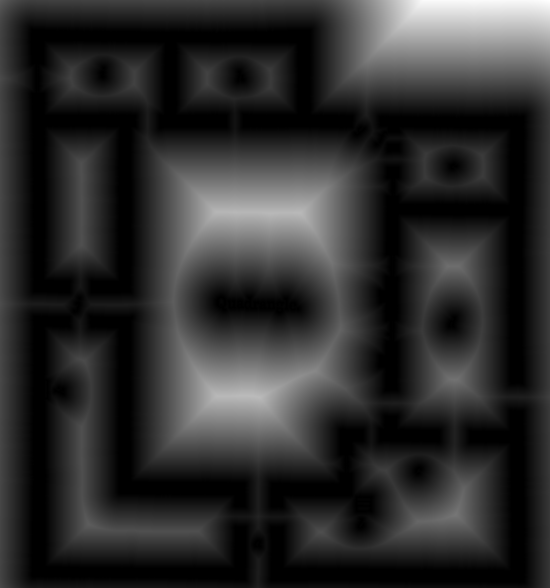
#> input picture Path Planning/4_2_distance_transform.png, 1100 x 1175 px (shown at 1/2 size)
$ python Path.py   (Python 2 division)
#> lines starting #> are read from the running program, lines starting #| are printed output that depends on the picture; after the words box and inside, x2 and y2 are one past the last pixel; in counts of white or black regions, pixels touching at a corner belong together
import numpy as np
import cv2
from PIL import Image
import math
# Path that we have is not a having a 10 pixels accuracy but it can be created given a distance transform
#and converting it into a map having distance less than 10 pixels as an obstacles and then moving on the path
#here in this case initial point is (144,144) and thne final point is (811,920) as the point given in the question
#is an obstacle we have a solution
map = Image.open('4_2_distance_transform.png',);
#> map is the input picture: PIL image 1100x1175 RGBA; mean R, G, B, A 45.7, 45.7, 45.7, 255
map= np.asarray(map);
R,C = np.shape(map[:,:,0]);
#> R = 1175; C = 1100
print R,C
#| 1175 1100
map_new = np.zeros((R+1,C+1));
map_check =255* np.ones((R+1,C+1));
map1= np.zeros((R,C));
for i in range(R):
	for j in range(C):
		print i,j
		if (map[i,j,0] <= 10):
			map1[i,j] = 255;
		else :
			map1[i,j] = 0;
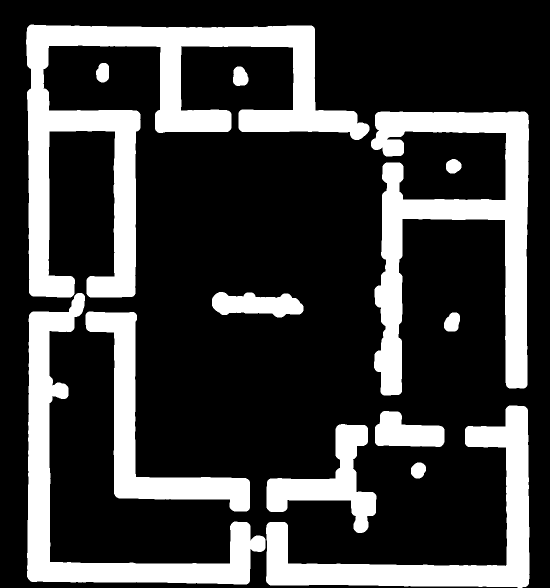
#> map1: shape (1175, 1100) float64 (shown at 1/2 size); 24.6% white; 13 white regions, largest, box (x1, y1, x2, y2) and area: (52, 49, 739, 595) 98555, (742, 223, 1058, 791) 65109, (54, 586, 531, 1169) 47389
#map1[580:585,234:239]=255;
cv2.imwrite('/home/pulkit/Desktop/4_2_distance_transformdash.png',map1)
# [5 lines of commented-out code are left out]

print np.shape(map1)
map_new[1:R+1,1:C+1] = map1
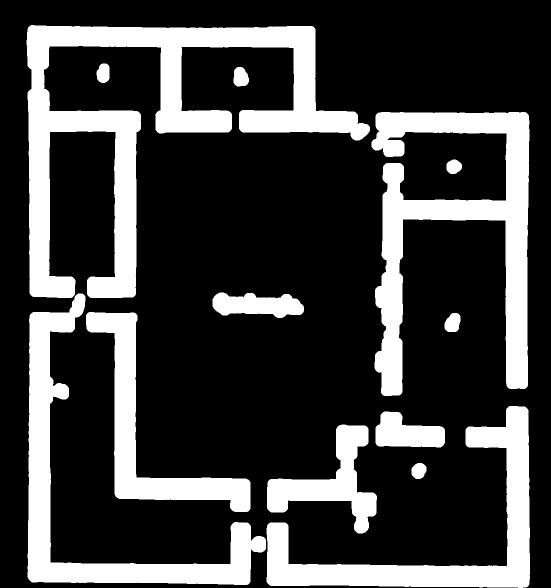
#> map_new: shape (1176, 1101) float64 (shown at 1/2 size); 24.6% white; 13 white regions, largest, box (x1, y1, x2, y2) and area: (53, 50, 740, 596) 98555, (743, 224, 1059, 792) 65109, (55, 587, 532, 1170) 47389
map_check[1:R+1,1:C+1] = map1
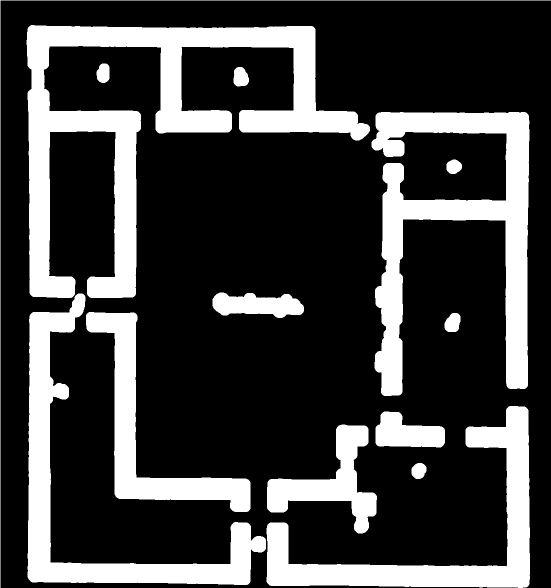
#> map_check: shape (1176, 1101) float64 (shown at 1/2 size); 24.8% white; 14 white regions, largest, box (x1, y1, x2, y2) and area: (53, 50, 740, 596) 98555, (743, 224, 1059, 792) 65109, (55, 587, 532, 1170) 47389
Node  = np.ones((R+1,C+1));
prev  = np.asarray([]);
#map1  = np.ones((R,C));
#Node =np.append(Node,1);
#print Node
number = 0
Node[1:R+1,1:C+1] = map1
# [16 lines of commented-out code are left out]
prev = np.zeros((R,C));
Source = np.asarray([145,145]);
Goal = np.asarray([811,920]);
path = np.zeros((R,C));
print Node[145,145]
print map1[145,145];
number = 1124909;#print map[Source[0],Source[1]]

current = Source ;
counter = 100 ;
while (number != 0) :
	#Node[current[0],current[1]] == 1;
	number = number -1
	# [6 lines of commented-out code are left out]

	mi = np.asarray([1,1,1,0,-1,-1,-1,0]);
	mj = np.asarray([-1,0,1,1,1,0,-1,-1]);
	values = 5000*np.ones(8);
	for i in range(np.shape(mi)[0]):

		#print i
		n_new = np.asarray([current[0]+mi[i],current[1]+mj[i]]);
		print n_new
		#index = np.where(Node == n_new[0]*C+n_new[1]);
		a = Node[n_new[0],n_new[1]];
		#print a
		if (a == 0):
			values[i] = np.sqrt(sum((n_new-Goal)*(n_new-Goal)));
			#print values[i]
	map_check[current[0],current[1]]=255;
	for j in values.argsort():
		if (map_check[current[0]+mi[j],current[1]+mj[j]]!=255):
			break


	prev[current[0]+mi[j],current[1]+mj[j]]=255;
	current = np.asarray([current[0]+mi[j],current[1]+mj[j]])
	map_new[current[0],current[1]]=255;
	Node[current[0],current[1]] = 1

	if (current[0]==Goal[0]) and (current[1]==Goal[1]):
		break
#> Node: shape (1176, 1101) float64; min 0, max 255, mean 62.7
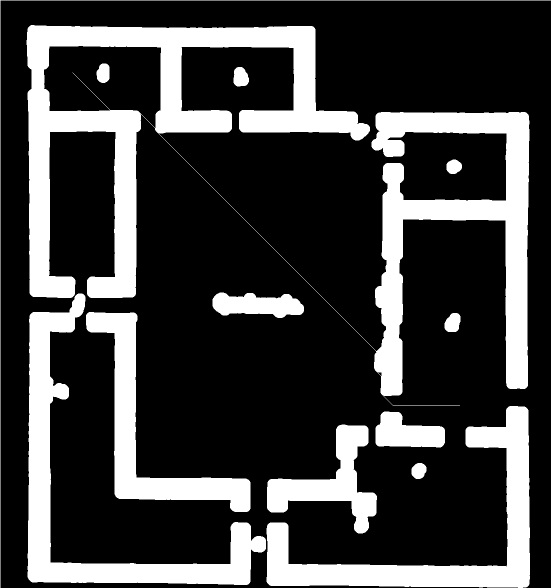
#> map_check: shape (1176, 1101) float64 (shown at 1/2 size); 24.8% white; 13 white regions, largest, box (x1, y1, x2, y2) and area: (53, 50, 1059, 812) 164569, (55, 587, 532, 1170) 47389, (533, 812, 1060, 1176) 43780
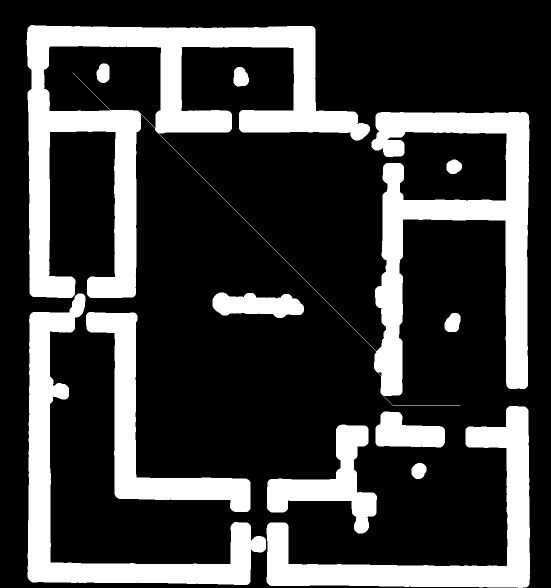
#> map_new: shape (1176, 1101) float64 (shown at 1/2 size); 24.7% white; 12 white regions, largest, box (x1, y1, x2, y2) and area: (53, 50, 1059, 812) 164569, (55, 587, 532, 1170) 47389, (533, 812, 1060, 1176) 43780
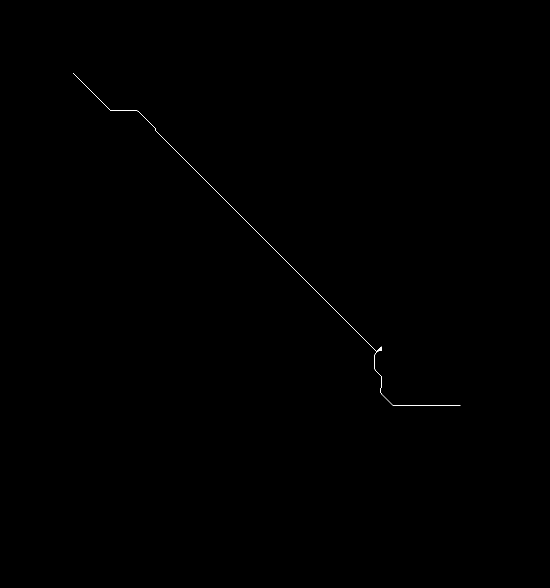
#> prev: shape (1175, 1100) float64 (shown at 1/2 size); 0.07% white in thin lines or dots, all inside (x1, y1, x2, y2) = (146, 146, 921, 812)
#> after the loop, number = 1124004
	# [4 lines of commented-out code are left out]
print number
cv2.imwrite('/home/pulkit/Desktop/aaa.png',map_new)
    # [8 lines of commented-out code are left out]
